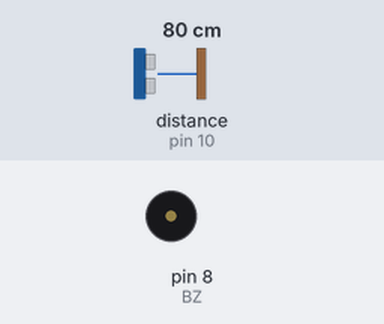
The sketch below on a simulated Arduino Uno, built with avr-gcc and run on an emulated ATmega328P. Parts: buzzer (waves = sounding). Wiring (inferred from the names in the program): ultrasonic range finder: trigger pin 9; echo pin 10. The inputs (shaded band) are chosen by the test bench; at power-on: distance to the obstacle (sensor on pin 10) 80 cm. The echo pulse lasts 58.3 µs per cm.

Above: at 1.4 s.
1.5 s: distance to the obstacle (sensor on pin 10) set to 18 cm
At 2.2 s:
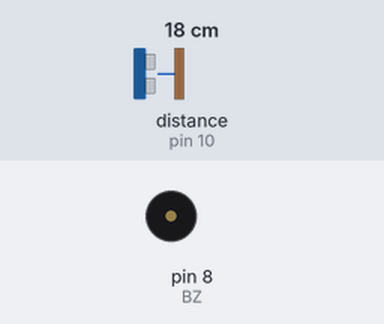
4.8 s: distance to the obstacle (sensor on pin 10) set to 2 cm
At 5.02 s:
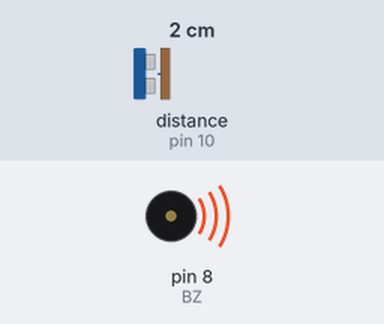
Timing chart, 0 to 14.1 s (numbered marks = the images above; inputs shaded):
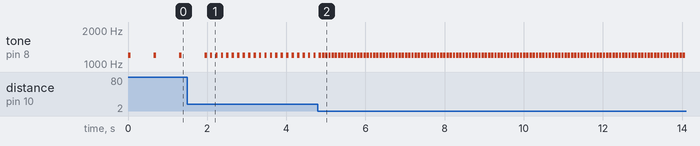

Measured:
- after the input at 1.5 s, tone on pin 8 (BZ): alternates 1200 Hz for 0.06 s and silent for 0.08 s, starting after 0.57 s
- after the input at 4.8 s, tone on pin 8 (BZ): alternates 1200 Hz for 0.06 s and silent for 0.02 s, starting after 0.11 s
- by itself, tone on pin 8 (BZ): alternates 1200 Hz for 0.06 s and silent for 0.59 s

The sketch:

Projeto_166_Buzzer_proporcional_a_distancia.ino
```cpp
// Projeto 166 - Buzzer proporcional a distancia
// Arduino Uno | Arduino Neon Lab

const byte TRIG=9,ECHO=10,BZ=8;
void setup(){pinMode(TRIG,OUTPUT);pinMode(ECHO,INPUT);}
void loop(){
 digitalWrite(TRIG,LOW);delayMicroseconds(2);
 digitalWrite(TRIG,HIGH);delayMicroseconds(10);digitalWrite(TRIG,LOW);
 unsigned long us=pulseIn(ECHO,HIGH,24000);
 int cm=us?us/58:999;
 if(cm<100){tone(BZ,1200,60);delay(constrain(cm*8,80,800));}
 else {noTone(BZ);delay(150);}
}
```
